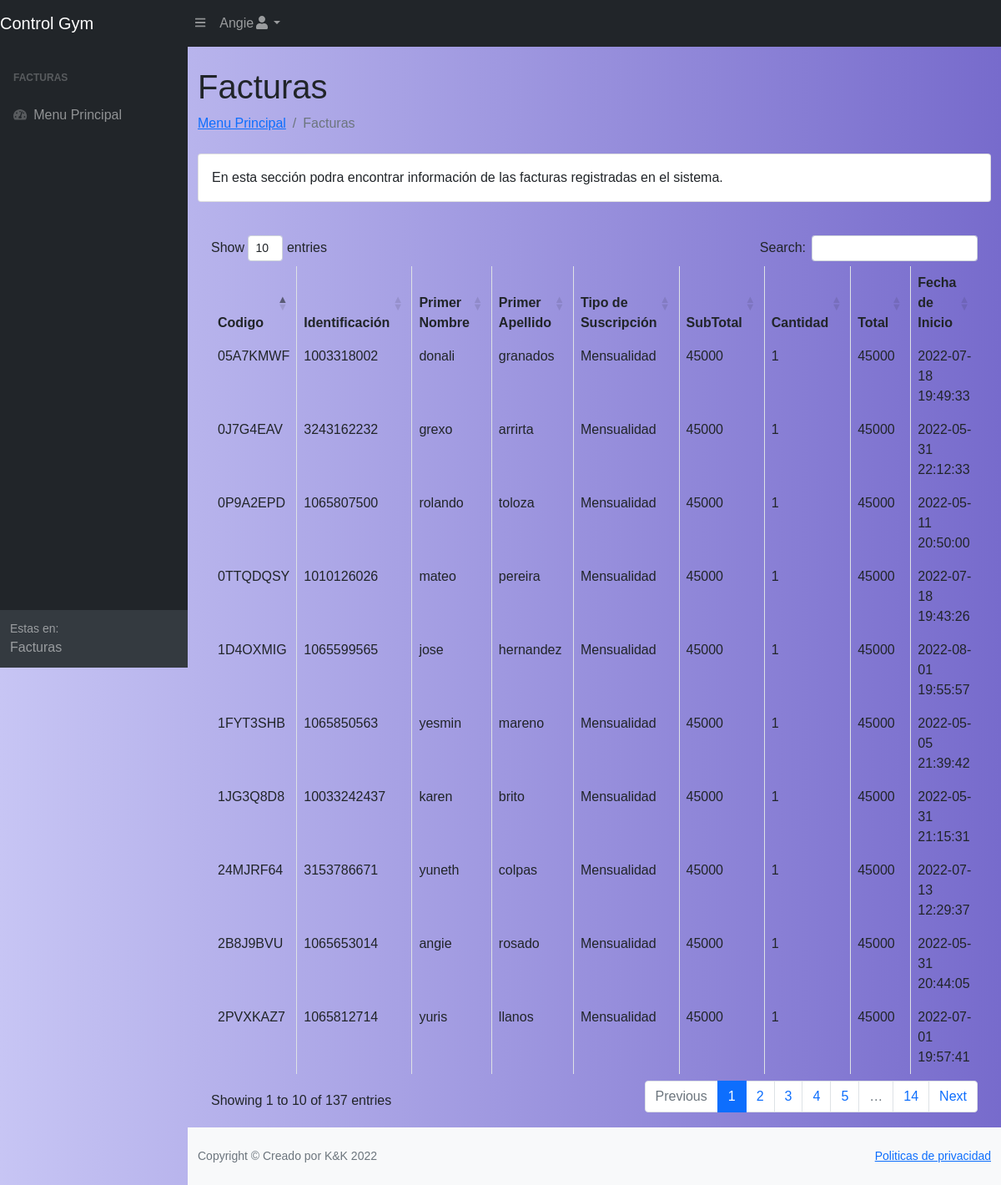
Page /ConsultarFacturas.php (signed in) on the committed database.
### tables this page shows
CREATE TABLE `facturas` (
  `Identificacion` varchar(12) NOT NULL,
  `PrimerNombre` varchar(30) NOT NULL,
  `PrimerApellido` varchar(30) NOT NULL,
  `SegundoApellido` varchar(30) NOT NULL,
  `FechaNacimiento` varchar(30) NOT NULL,
  `Sexo` varchar(2) NOT NULL,
  `Celular` varchar(10) NOT NULL,
  `Correo` varchar(50) NOT NULL,
  `TipoIdentificacion` varchar(30) NOT NULL,
  `Direccion` varchar(255) NOT NULL,
  `FechaRegistro` timestamp NOT NULL DEFAULT current_timestamp() ON UPDATE current_timestamp(),
  `TipoSuscripcion` varchar(30) NOT NULL,
  `SubTotal` varchar(30) NOT NULL,
  `Cantidad` varchar(30) NOT NULL,
  `Total` varchar(30) NOT NULL,
  `FechaFin` date NOT NULL,
  `CodigoFactura` char(8) DEFAULT NULL
);

### ConsultarFacturas.php (the view, shortened to what this page needs)
<?php
require 'conexion.php';
$Usuario = $_SESSION['Usuario'];
?>
<!DOCTYPE html>
<html lang="en">
<head>
	<link href="css/styles.css" rel="stylesheet" />
	<link href="https://cdn.datatables.net/1.10.20/css/dataTables.bootstrap4.min.css" rel="stylesheet" />
</head>
<body class="sb-nav-fixed">
	<nav class="sb-topnav navbar navbar-expand navbar-dark bg-dark">
		<a class="navbar-brand" href="index.php">Control Gym</a><button class="btn btn-link btn-sm order-1 order-lg-0" id="sidebarToggle" href="#"><i class="fas fa-bars"></i></button>
		<ul class="navbar-nav ml-auto mr-0 mr-md-3 my-2 my-md-0">
			<li class="nav-item dropdown">
				<a class="nav-link dropdown-toggle" id="userDropdown" href="#" role="button" data-toggle="dropdown" aria-haspopup="true" aria-expanded="false"><?php echo $Usuario; ?><i class="fas fa-user fa-fw"></i></a>
			</li>
		</ul>
	</nav>
	<div id="layoutSidenav">
		<div id="layoutSidenav_nav">
			<nav class="sb-sidenav accordion sb-sidenav-dark" id="sidenavAccordion">
				<div class="sb-sidenav-menu">
					<div class="nav">
						<div class="sb-sidenav-menu-heading">Facturas</div>
						<a class="nav-link" href="principal.php">
							<div class="sb-nav-link-icon"><i class="fas fa-tachometer-alt"></i></div>
							Menu Principal
						</a>
					</div>
				</div>
				<div class="sb-sidenav-footer">
					<div class="small">Estas en:</div>
					Facturas
				</div>
			</nav>
		</div>
		<div id="layoutSidenav_content">
			<main>
				<div class="container-fluid">
					<h1 class="mt-4">Facturas</h1>
					<ol class="breadcrumb mb-4">
						<li class="breadcrumb-item"><a href="principal.php">Menu Principal</a></li>
						<li class="breadcrumb-item active">Facturas</li>
					</ol>
					<div class="card mb-4">
						<div class="card-body">En esta sección podra encontrar información de las facturas registradas en el sistema.</div>
					</div>
					<div class="card-body">
						<div class="table-responsive">
							<table class="table table-bordered" id="dataTable" width="100%" cellspacing="0">
								<thead>
									<tr>
										<th>Codigo</th>
										<th>Identificación</th>
										<th>Primer Nombre</th>
										<th>Primer Apellido</th>
										<th>Tipo de Suscripción</th>
										<th>SubTotal</th>
										<th>Cantidad</th>
										<th>Total</th>
										<th>Fecha de Inicio</th>
									</tr>
								</thead>
								<tbody>
									<?php
									$query = "SELECT * FROM facturas";
									$result_tasks = mysqli_query($mysqli, $query);
									while ($row = mysqli_fetch_assoc($result_tasks)) { ?>
										<tr>
											<td><?php echo $row['CodigoFactura']; ?></td>
											<td><?php echo $row['Identificacion']; ?></td>
											<td><?php echo $row['PrimerNombre']; ?></td>
											<td><?php echo $row['PrimerApellido']; ?></td>
											<td><?php echo $row['TipoSuscripcion']; ?></td>
											<td><?php echo $row['SubTotal']; ?></td>
											<td><?php echo $row['Cantidad']; ?></td>
											<td><?php echo $row['Total']; ?></td>
											<td><?php echo $row['FechaRegistro']; ?></td>
										</tr>
									<?php } ?>
								</tbody>
							</table>
						</div>
					</div>
				</div>
			</main>
			<footer class="py-4 bg-light mt-auto">
				<div class="container-fluid">
					<div class="d-flex align-items-center justify-content-between small">
						<div class="text-muted">Copyright &copy; Creado por K&K 2022</div>
						<div>
							<a href="Politicas.php">Politicas de privacidad</a>
						</div>
					</div>
				</div>
			</footer>
		</div>
	</div>
</body>
</html>

### rows in the picture
facturas: CodigoFactura "1FYT3SHB", Identificacion "1065850563", PrimerNombre "yesmin", PrimerApellido "mareno", TipoSuscripcion "Mensualidad", SubTotal "45000", Cantidad "1", Total "45000", FechaRegistro "2022-05-05 21:39:42"
facturas: CodigoFactura "0P9A2EPD", Identificacion "1065807500", PrimerNombre "rolando", PrimerApellido "toloza", TipoSuscripcion "Mensualidad", SubTotal "45000", Cantidad "1", Total "45000", FechaRegistro "2022-05-11 20:50:00"
facturas: CodigoFactura "2B8J9BVU", Identificacion "1065653014", PrimerNombre "angie", PrimerApellido "rosado", TipoSuscripcion "Mensualidad", SubTotal "45000", Cantidad "1", Total "45000", FechaRegistro "2022-05-31 20:44:05"
facturas: CodigoFactura "1JG3Q8D8", Identificacion "10033242437", PrimerNombre "karen", PrimerApellido "brito", TipoSuscripcion "Mensualidad", SubTotal "45000", Cantidad "1", Total "45000", FechaRegistro "2022-05-31 21:15:31"
facturas: CodigoFactura "0J7G4EAV", Identificacion "3243162232", PrimerNombre "grexo", PrimerApellido "arrirta", TipoSuscripcion "Mensualidad", SubTotal "45000", Cantidad "1", Total "45000", FechaRegistro "2022-05-31 22:12:33"
facturas: CodigoFactura "2PVXKAZ7", Identificacion "1065812714", PrimerNombre "yuris", PrimerApellido "llanos", TipoSuscripcion "Mensualidad", SubTotal "45000", Cantidad "1", Total "45000", FechaRegistro "2022-07-01 19:57:41"
facturas: CodigoFactura "24MJRF64", Identificacion "3153786671", PrimerNombre "yuneth", PrimerApellido "colpas", TipoSuscripcion "Mensualidad", SubTotal "45000", Cantidad "1", Total "45000", FechaRegistro "2022-07-13 12:29:37"
facturas: CodigoFactura "0TTQDQSY", Identificacion "1010126026", PrimerNombre "mateo", PrimerApellido "pereira", TipoSuscripcion "Mensualidad", SubTotal "45000", Cantidad "1", Total "45000", FechaRegistro "2022-07-18 19:43:26"
facturas: CodigoFactura "05A7KMWF", Identificacion "1003318002", PrimerNombre "donali", PrimerApellido "granados", TipoSuscripcion "Mensualidad", SubTotal "45000", Cantidad "1", Total "45000", FechaRegistro "2022-07-18 19:49:33"
facturas: CodigoFactura "1D4OXMIG", Identificacion "1065599565", PrimerNombre "jose", PrimerApellido "hernandez", TipoSuscripcion "Mensualidad", SubTotal "45000", Cantidad "1", Total "45000", FechaRegistro "2022-08-01 19:55:57"

### other values in the picture
$Usuario "Angie"
